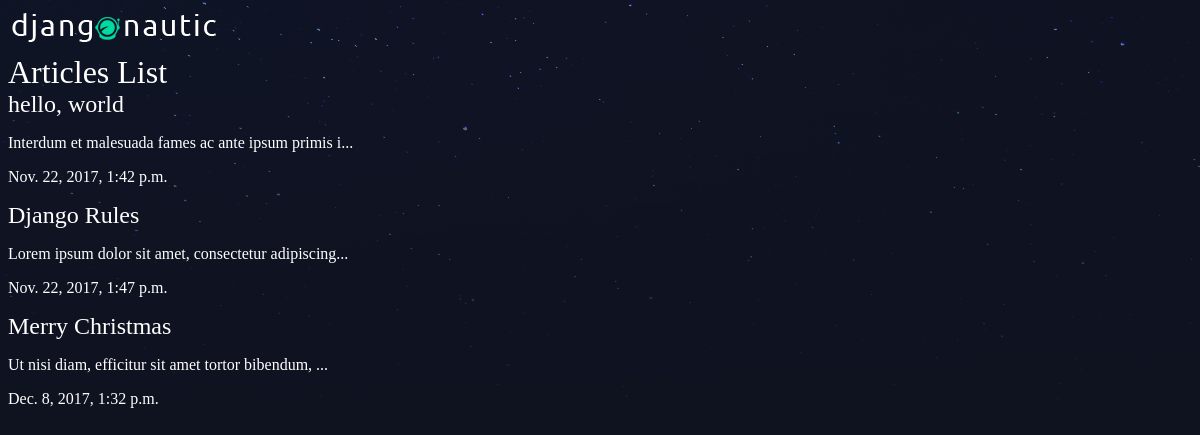
The app's page /articles/ with its own data.
### articles/models.py (models this page shows, shortened)
class Article(models.Model): # Article is a table
    title = models.CharField(max_length=100)
    slug = models.SlugField()
    body = models.TextField()
    date = models.DateTimeField(auto_now_add=True)
    thumb = models.ImageField(default="default.png", blank=True)
    def snippet(self):
        return self.body[:50] + '...'

### articles/views.py (the view)
def article_list(request):
    articles = Article.objects.all().order_by("date")
    return render(request, 'articles/article_list.html', {"articles": articles})

### articles/templates/articles/article_list.html
{% extends 'base_layout.html' %}
{% block content %}
    <h1>Articles List</h1>
    <div class="articles">
    {% for article in articles %}
        <div class="article">
            <h2><a href="{% url 'articles:detail' slug=article.slug %}">{{ article.title }}</a></h2>
            <p>{{ article.snippet }}</p>
            <p>{{ article.date }}</p>
        </div>
    {% endfor %}
    </div>
{% endblock %}

### templates/base_layout.html (shortened to what this page needs)
{% load static from staticfiles %}
<!DOCTYPE html>
<html>
    <head>
        <link rel="stylesheet" href="{% static 'styles.css' %}">
    </head>
    <body>
        <div class="wrapper">
            <h1><a href="{% url 'articles:list' %}"><img src="{% static 'logo.png' %}"></a></h1>
            {% block content %}{% endblock %}
        </div>
    </body>
</html>

### assets/styles.css (style rules this page uses)
body { background-color: #0f121f; background-image: url(/static/stars.png); background-repeat-y: no-repeat; color: #fff; }
body * { font-family: Ubuntu; }
h1, h2, h3, h4, h5 { font-weight: normal; margin: 0; }
a, a:hover, a:visited { color: #fff; text-decoration: none; }

### records on screen
Article: title "hello, world", snippet "Interdum et malesuada fames ac ante ipsum primis i...", date "Nov. 22, 2017, 1:42 p.m."
Article: title "Django Rules", snippet "Lorem ipsum dolor sit amet, consectetur adipiscing...", date "Nov. 22, 2017, 1:47 p.m."
Article: title "Merry Christmas", snippet "Ut nisi diam, efficitur sit amet tortor bibendum, ...", date "Dec. 8, 2017, 1:32 p.m."
